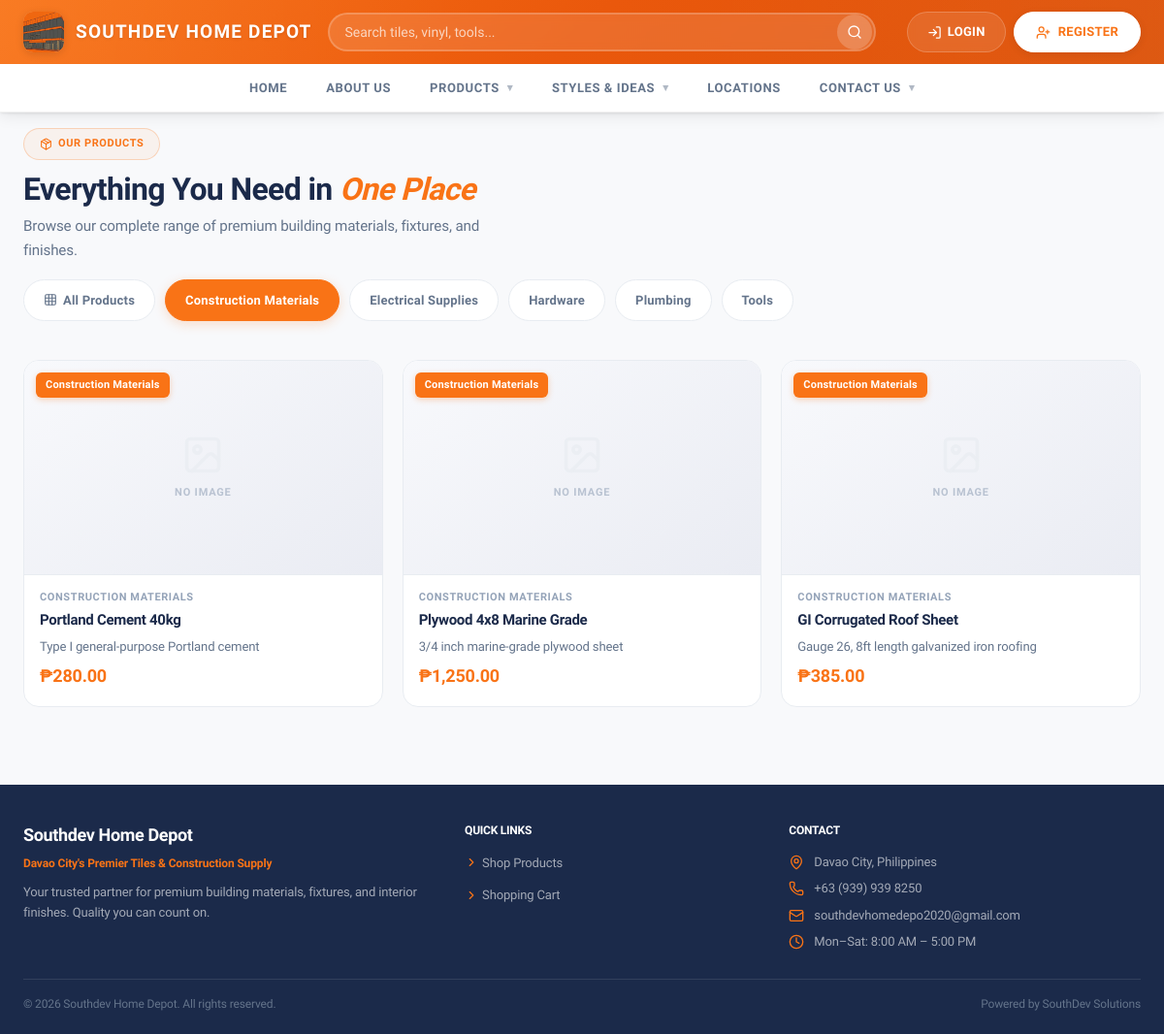
The app's page /index.php?url=products&category=2 with its own data.
### tables this page shows
CREATE TABLE `categories` (
    `id` INT AUTO_INCREMENT PRIMARY KEY,
    `name` VARCHAR(100) NOT NULL,
    `description` TEXT,
    `image` VARCHAR(255),
    `is_active` TINYINT(1) DEFAULT 1,
    `created_at` TIMESTAMP DEFAULT CURRENT_TIMESTAMP
);

CREATE TABLE `products` (
    `id` INT AUTO_INCREMENT PRIMARY KEY,
    `category_id` INT NOT NULL,
    `name` VARCHAR(255) NOT NULL,
    `description` TEXT,
    `price` DECIMAL(10,2) NOT NULL,
    `image` VARCHAR(255),
    `sku` VARCHAR(50) UNIQUE,
    `is_active` TINYINT(1) DEFAULT 1,
    `created_at` TIMESTAMP DEFAULT CURRENT_TIMESTAMP,
    `updated_at` TIMESTAMP DEFAULT CURRENT_TIMESTAMP ON UPDATE CURRENT_TIMESTAMP,
    FOREIGN KEY (`category_id`) REFERENCES `categories`(`id`)
);

### controllers/ProductController.php (called while the page is built, shortened)
<?php
require_once __DIR__ . '/../models/Product.php';
require_once __DIR__ . '/../models/Category.php';
class ProductController {
    private $productModel;
    private $categoryModel;
    public function __construct($pdo) {
        $this->productModel      = new Product($pdo);
        $this->categoryModel     = new Category($pdo);
    }
    public function alt() {
        $categoryId = $_GET['category'] ?? null;
        $page       = max(1, intval($_GET['page'] ?? 1));
        $offset     = ($page - 1) * ITEMS_PER_PAGE;
        $products      = $this->productModel->getAll($categoryId, ITEMS_PER_PAGE, $offset);
        $categories    = $this->categoryModel->getAll();
        $extraCss  = ['customer.css'];
        require_once VIEWS_PATH . '/customer/products_alt.php';
    }
}

### index.php (called while the page is built, shortened)
<?php
require_once __DIR__ . '/routes/web.php';

### models/Category.php (called while the page is built, shortened)
<?php
class Category {
    private $pdo;
    public function __construct($pdo) {
        $this->pdo = $pdo;
    }
    public function getAll() {
        return $this->pdo->query("
            SELECT c.*,
                   (SELECT COUNT(*) FROM products WHERE category_id = c.id AND is_active = 1) as product_count
            FROM categories c
            WHERE c.is_active = 1
            ORDER BY c.name
        ")->fetchAll();
    }
}

### models/Product.php (called while the page is built, shortened)
<?php
class Product {
    private $pdo;
    public function __construct($pdo) {
        $this->pdo = $pdo;
    }
    public function getAll($categoryId = null, $limit = null, $offset = 0) {
        $sql = "SELECT p.*, c.name as category_name, i.quantity as stock FROM products p JOIN categories c ON p.category_id = c.id LEFT JOIN inventory i ON p.id = i.product_id WHERE p.is_active = 1";
        $params = [];
        if ($categoryId) {
            $sql .= " AND p.category_id = ?";
            $params[] = $categoryId;
        }
        $sql .= " ORDER BY p.created_at DESC";
        if ($limit) {
            $sql .= " LIMIT ? OFFSET ?";
            $params[] = $limit;
            $params[] = $offset;
        }
        $stmt = $this->pdo->prepare($sql);
        $stmt->execute($params);
        return $stmt->fetchAll();
    }
}

### views/customer/products_alt.php (the view, shortened to what this page needs)
<?php
require_once INCLUDES_PATH . '/header.php';
require_once INCLUDES_PATH . '/navbar.php';
?>
<div class="container">
    <div class="section-heading" style="margin-top:1rem;">
        <span class="section-badge"><i data-lucide="package" style="width:13px;height:13px;"></i> OUR PRODUCTS</span>
        <h2 class="section-title">Everything You Need in <span class="accent-text">One Place</span></h2>
        <p class="section-subtitle">Browse our complete range of premium building materials, fixtures, and finishes.</p>
    </div>
    <div class="category-bar storefront-chips" style="margin-bottom:18px;">
        <a href="<?= APP_URL ?>/index.php?url=products" class="<?= !isset($_GET['category']) ? 'active' : '' ?>">
            <i data-lucide="grid-3x3" style="width:14px;height:14px"></i> All Products
        </a>
        <?php if (isset($categories)): foreach ($categories as $cat): ?>
            <a href="<?= APP_URL ?>/index.php?url=products&category=<?= $cat['id'] ?>" class="<?= (isset($_GET['category']) && $_GET['category'] == $cat['id']) ? 'active' : '' ?>">
                <?= htmlspecialchars($cat['name']) ?>
            </a>
        <?php endforeach; endif; ?>
    </div>
    <?php if (!empty($products)): ?>
    <div id="product-list" class="product-grid">
        <?php foreach ($products as $product): ?>
            <?php $isOutOfStock = isset($product['stock']) && $product['stock'] <= 0; ?>
            <div class="product-card <?= $isOutOfStock ? 'product-card--unavailable' : '' ?>">
                <a href="<?= APP_URL ?>/index.php?url=products/<?= $product['id'] ?>">
                    <div class="product-img-wrap">
                        <?php if (!empty($product['image']) && file_exists(ROOT_PATH . '/assets/uploads/' . $product['image'])): ?>
                            <img src="<?= APP_URL ?>/assets/uploads/<?= $product['image'] ?>" alt="<?= htmlspecialchars($product['name']) ?>" loading="lazy">
                        <?php else: ?>
                            <div class="product-no-image">
                                <i data-lucide="image" class="no-img-icon"></i>
                                <span>No Image</span>
                            </div>
                        <?php endif; ?>
                        <?php if (!empty($product['category_name'])): ?>
                            <span class="product-category-tag"><?= htmlspecialchars($product['category_name']) ?></span>
                        <?php endif; ?>
                    </div>
                    <div class="product-info">
                        <span class="product-category"><?= htmlspecialchars($product['category_name'] ?? '') ?></span>
                        <h3 class="product-name"><?= htmlspecialchars($product['name']) ?></h3>
                        <?php if (!empty($product['description'])): ?>
                            <p class="product-desc-preview"><?= htmlspecialchars(mb_strimwidth($product['description'], 0, 80, '…')) ?></p>
                        <?php endif; ?>
                        <div class="product-price">₱<?= number_format($product['price'], 2) ?></div>
                    </div>
                </a>
            </div>
        <?php endforeach; ?>
    </div>
    <?php endif; ?>
</div>
<?php require_once INCLUDES_PATH . '/footer.php'; ?>

### routes/web.php (shortened to what this page needs)
<?php
require_once __DIR__ . '/../middleware/AuthMiddleware.php';
$url = isset($_GET['url']) ? rtrim($_GET['url'], '/') : '';
$url = filter_var($url, FILTER_SANITIZE_URL);
$urlParts = explode('/', $url);
switch ($urlParts[0]) {
    case 'products':
        require_once CONTROLLERS_PATH . '/ProductController.php';
        $controller = new ProductController($pdo);
        if (isset($urlParts[1])) {
            if ($urlParts[1] === 'search') {
                $controller->search();
            } else {
                $controller->show($urlParts[1]);
            }
        } else {
            $controller->alt();
        }
        break;
}

### includes/header.php (shortened to what this page needs)
<!DOCTYPE html>
<html lang="en">
<head>
    <link rel="stylesheet" href="https://unpkg.com/lucide-static@latest/font/lucide.css">
    <?php
        $asset_v = function (string $relativePath) {
            $fullPath = ROOT_PATH . '/' . ltrim($relativePath, '/');
            return file_exists($fullPath) ? filemtime($fullPath) : APP_VERSION;
        };
    ?>
    <link rel="stylesheet" href="<?= APP_URL ?>/assets/css/style.css?v=<?= $asset_v('assets/css/style.css') ?>">
    <link rel="stylesheet" href="<?= APP_URL ?>/assets/css/responsive.css?v=<?= $asset_v('assets/css/responsive.css') ?>">
    <?php if (isset($extraCss) && is_array($extraCss)): ?>
        <?php foreach ($extraCss as $css): ?>
            <link rel="stylesheet" href="<?= APP_URL ?>/assets/css/<?= htmlspecialchars($css) ?>?v=<?= $asset_v('assets/css/' . $css) ?>">
        <?php endforeach; ?>
    <?php endif; ?>
</head>
<body class="<?= isset($isAdmin) && $isAdmin ? 'admin-layout' : '' ?>">

### includes/navbar.php (shortened to what this page needs)
<?php
try {
    $pdo = $GLOBALS['pdo'] ?? null;
    if ($pdo) {
        require_once __DIR__ . '/../models/Category.php';
    }
} catch (Throwable $e) {
    $categoriesForNav = [];
}
?>
<header class="site-header">
    <div class="topbar">
        <div class="container topbar-inner">
            <a href="<?= APP_URL ?>" class="brand">
                <?php
                    $logoRel = 'assets/uploads/images/southdev.png';
                    $logoFull = ROOT_PATH . '/' . $logoRel;
                    if (file_exists($logoFull)):
                        $logoUrl = APP_URL . '/' . $logoRel;
                ?>
                    <span class="logo-icon"><img src="<?= htmlspecialchars($logoUrl) ?>" alt="<?= htmlspecialchars(APP_NAME) ?> logo"></span>
                <?php else: ?>
                    <span class="logo-icon">SHD</span>
                <?php endif; ?>
                <span class="logo-text"><?= APP_NAME ?></span>
            </a>
            <form action="<?= APP_URL ?>/index.php" method="GET" class="search-inline" role="search">
                <input type="text" name="q" class="form-control" placeholder="Search tiles, vinyl, tools..." value="<?= htmlspecialchars($_GET['q'] ?? '') ?>">
                <button type="submit" class="search-icon" aria-label="Search">
                    <i data-lucide="search"></i>
                </button>
            </form>
            <div class="auth-links">
                <?php if (isset($_SESSION['user_id'])): ?>
                    <?php if ($_SESSION['role_id'] == ROLE_CUSTOMER): ?>
                        <a href="<?= APP_URL ?>/index.php?url=cart" class="nav-cart"><i data-lucide="shopping-cart"></i>
                            <?php $cc = isset($cartCount) ? (int)$cartCount : 0; ?>
                            <span class="cart-count" style="<?= $cc > 0 ? '' : 'display:none' ?>"><?= $cc ?></span>
                        </a>
                    <?php endif; ?>
                <?php else: ?>
                    <a href="<?= APP_URL ?>/index.php?url=login" class="auth-link"><i data-lucide="log-in" style="width:15px;height:15px;"></i> Login</a>
                    <a href="<?= APP_URL ?>/index.php?url=register" class="btn btn-accent"><i data-lucide="user-plus" style="width:15px;height:15px;"></i> Register</a>
                <?php endif; ?>
            </div>
        </div>
    </div>
    <nav class="main-nav">
        <div class="container">
            <ul class="main-menu">
                <li><a href="<?= APP_URL ?>">Home</a></li>
                <li><a href="<?= APP_URL ?>/index.php?url=about">About Us</a></li>
                <li class="menu-has-dropdown">
                    <a href="<?= APP_URL ?>/index.php?url=products">Products <span class="caret">▾</span></a>
                </li>
                <li><a href="#">Styles &amp; Ideas <span class="caret">▾</span></a></li>
                <li><a href="<?= APP_URL ?>/index.php?url=locations">Locations</a></li>
                <li><a href="#">Contact Us <span class="caret">▾</span></a></li>
            </ul>
        </div>
    </nav>
</header>

### includes/footer.php (shortened to what this page needs)
    <?php if (!isset($isAdmin) || !$isAdmin): ?>
    <footer class="footer">
        <div class="container">
            <div class="footer-grid">
                <div class="footer-col footer-brand">
                    <h4><?= APP_NAME ?></h4>
                    <p class="footer-tagline"><?= APP_TAGLINE ?></p>
                    <p class="footer-desc">Your trusted partner for premium building materials, fixtures, and interior finishes. Quality you can count on.</p>
                </div>
                <div class="footer-col">
                    <h5>Quick Links</h5>
                    <ul>
                        <li><a href="<?= APP_URL ?>/index.php?url=products"><i data-lucide="chevron-right" style="width:14px;height:14px;"></i> Shop Products</a></li>
                        <li><a href="<?= APP_URL ?>/index.php?url=cart"><i data-lucide="chevron-right" style="width:14px;height:14px;"></i> Shopping Cart</a></li>
                    </ul>
                </div>
                <div class="footer-col">
                    <h5>Contact</h5>
                    <ul class="footer-contact-list">
                        <li><i data-lucide="map-pin" class="footer-icon"></i> <?= APP_LOCATION ?></li>
                        <li><i data-lucide="phone" class="footer-icon"></i> +63 (939) 939 8250</li>
                        <li><i data-lucide="mail" class="footer-icon"></i> southdevhomedepo2020@gmail.com</li>
                        <li><i data-lucide="clock" class="footer-icon"></i> Mon–Sat: 8:00 AM – 5:00 PM</li>
                    </ul>
                </div>
            </div>
            <div class="footer-bottom">
                <p>&copy; <?= date('Y') ?> <?= APP_NAME ?>. All rights reserved.</p>
                <p class="footer-credit">Powered by SouthDev Solutions</p>
            </div>
        </div>
    </footer>
    <?php endif; ?>
</body>
</html>

### assets/css/responsive.css (style rules this page uses)
@media (max-width: 1200px) { .product-grid { grid-template-columns: repeat(3, 1fr); } }

### records on screen
categories: name "Construction Materials"
categories: name "Electrical Supplies"
categories: name "Hardware"
categories: name "Plumbing"
categories: name "Tools"
products: shows "NO IMAGE", category.name "Construction Materials", category.name "CONSTRUCTION MATERIALS", name "Portland Cement 40kg", description "Type I general-purpose Portland cement", price "280.00"
products: shows "NO IMAGE", category.name "Construction Materials", category.name "CONSTRUCTION MATERIALS", name "Plywood 4x8 Marine Grade", description "3/4 inch marine-grade plywood sheet", price "1,250.00"
products: shows "NO IMAGE", category.name "Construction Materials", category.name "CONSTRUCTION MATERIALS", name "GI Corrugated Roof Sheet", description "Gauge 26, 8ft length galvanized iron roofing", price "385.00"

### other values on screen
APP_NAME "SOUTHDEV HOME DEPOT"
APP_NAME "Southdev Home Depot"
APP_TAGLINE "Davao City's Premier Tiles & Construction Supply"
APP_LOCATION "Davao City, Philippines"
